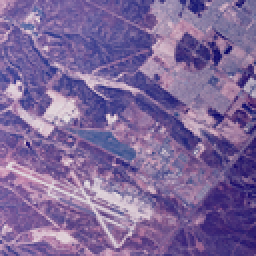
%> input picture img/2.1.01.tiff, 128 x 128 px, shrunk from 512 x 512 before the run (shown 2 times larger)
$ octave test_npcr_uaci.m   (GNU Octave 9; MATLAB toolbox functions it lacks are replaced by stand-ins)
%> lines starting %> are read from the running program, lines starting %| are printed output that depends on the picture; in (x1, y1, x2, y2) boxes, pixels count from 0 and x2, y2 are one past the last pixel; in counts of white or black regions, pixels touching at a corner belong together; the program's own positions count from 1; long printed decimals are rounded
### main/generate_chaos_01.m
function seq = generate_chaos_01(x0, r, M, N)
% 生成 z_encrypt / z_decrypt 使用的 M x N 混沌序列。
% 与 performance_test.m 中的局部函数保持一致。

total = M * N;
seq_length = total + 1000;
seq_vector = zeros(seq_length, 1);
seq_vector(1) = x0;

for k = 2:seq_length
    seq_vector(k) = mod(100 * sin((pi * seq_vector(k-1))^r) * ...
                        exp(26 * (1 - seq_vector(k-1))), 1);
end

seq_vector = seq_vector(1001:end);
seq_vector = seq_vector(1:total);
seq = reshape(seq_vector, [M, N]);
end

### main/CML.m
function result_matrix = CML(N, iterations, a, e, p, q, x1)
    % 初始化必要的变量
    L=N;
    % 总迭代次数 = 瞬态消除次数 + 需要保存的迭代次数
    transient_iterations = 1000;
    total_iterations = transient_iterations + iterations;

    result_matrix = zeros(N, iterations);

    % 进行迭代，先消除瞬态
    for iter = 1:total_iterations
        x_new1 = zeros(1, N); % 新的状态向量
        for i = 1:N
            left = mod(i-2, L) + 1;    % 左邻居
            right = mod(i, L) + 1;     % 右邻居
            j_idx = mod(1 * i + p * i, L) + 1;
            k_idx = mod(q * i + (p * q + 1) * i, L) + 1;

            % 应用自定义映射函数
            f_x_i = mod(100*sin((pi*x1(i))^a)*exp(26*(1-x1(i))), 1);
            f_x_neighbors = mod(100*sin((pi*sqrt(x1(left)*x1(j_idx)))^a)*exp(26*(1-sqrt(x1(left)*x1(j_idx)))), 1)...
                           + mod(100*sin((pi*sqrt(x1(right)*x1(k_idx)))^a)*exp(26*(1-sqrt(x1(right)*x1(k_idx)))), 1);

            % 更新状态
            x_new1(i) = (1 - e) * f_x_i + (e / 2) * f_x_neighbors;
        end

        x1 = x_new1;  % 更新状态
        e = 3.99 * e * (1 - e);  % 更新耦合参数

        % 只有在瞬态消除后，才将当前状态保存到 result_matrix 中
        if iter > transient_iterations
            result_matrix(:, iter - transient_iterations) = x1;
        end
    end
end

### main/generate_chaos_sequence.m
function chaos_sequence = generate_chaos_sequence(initial_key, r, length)
    chaos_sequence = zeros(1, length);

    % 初始化混沌系统
    x = initial_key;
    for i = 1:1000  % 瞬态消除
        x = mod(100 * sin((pi *  x)^r) * exp(26 * (1 -  x)), 1);
    end

    % 生成混沌序列
    for i = 1:length
        x = mod(100 * sin((pi *  x)^r) * exp(26 * (1 -  x)), 1);
        chaos_sequence(i) = x;
    end
end

### main/Generate_index_matrix.m
function [index_matrix1, index_matrix2, index_matrix3] = Generate_index_matrix(n, a, e, p, q, x1, big_chaotic_matrix)
%第 7 个可选参数 big_chaotic_matrix
% 如果传入预生成的混沌矩阵，则直接使用；否则内部生成

if nargin < 7 || isempty(big_chaotic_matrix)
    P = 5 * n;
    big_chaotic_matrix = CML(n, P, a, e, p, q, x1);
end

chaotic_matrix1 = big_chaotic_matrix(:, 1:n);
chaotic_matrix2 = big_chaotic_matrix(:, n+1:2*n);
chaotic_matrix3 = big_chaotic_matrix(:, 2*n+1:3*n);

element_sort_idx = zeros(n, n, 3);
for i = 1:n
    for j = 1:n
        elements = [chaotic_matrix1(i,j), chaotic_matrix2(i,j), chaotic_matrix3(i,j)];
        [~, sort_idx] = sort(elements);
        element_sort_idx(i,j,:) = sort_idx;
    end
end

index_matrix1 = zeros(n, n, 3);
index_matrix2 = zeros(n, n, 3);
index_matrix3 = zeros(n, n, 3);

% --- 索引矩阵 1 ---
flat_grad1 = chaotic_matrix1(:);
[~, sorted_grad_indices1] = sort(flat_grad1);
for idx = 1:length(sorted_grad_indices1)
    grad_idx1 = sorted_grad_indices1(idx);
    i = ceil(grad_idx1 / n);
    j = mod(grad_idx1 - 1, n) + 1;
    target_i = ceil(idx / n);
    target_j = mod(idx - 1, n) + 1;
    index_matrix1(target_i, target_j, :) = [i, j, element_sort_idx(target_i, target_j, 1)];
end

% --- 索引矩阵 2 ---
flat_grad2 = chaotic_matrix2(:);
[~, sorted_grad_indices2] = sort(flat_grad2);
for idx = 1:length(sorted_grad_indices2)
    grad_idx2 = sorted_grad_indices2(idx);
    i = ceil(grad_idx2 / n);
    j = mod(grad_idx2 - 1, n) + 1;
    target_i = ceil(idx / n);
    target_j = mod(idx - 1, n) + 1;
    index_matrix2(target_i, target_j, :) = [i, j, element_sort_idx(target_i, target_j, 2)];
end

% --- 索引矩阵 3 ---
flat_grad3 = chaotic_matrix3(:);
[~, sorted_grad_indices3] = sort(flat_grad3);
for idx = 1:length(sorted_grad_indices3)
    grad_idx3 = sorted_grad_indices3(idx);
    i = ceil(grad_idx3 / n);
    j = mod(grad_idx3 - 1, n) + 1;
    target_i = ceil(idx / n);
    target_j = mod(idx - 1, n) + 1;
    index_matrix3(target_i, target_j, :) = [i, j, element_sort_idx(target_i, target_j, 3)];
end

end

### main/z_encrypt.m
% function encrypted_img = z_encrypt(img, seq, z, BIG_NUMBER)
%     % 图像加密函数
%     % 输入:
%     %   img - 原始图像（灰度）
%     %   seq - 混沌序列矩阵，与图像同尺寸
%     %   z - 指数计算参数
%     %   BIG_NUMBER - 大数因子
%     % 输出:
%     %   encrypted_img - 加密后的图像
%
%     [M, N] = size(img);
%     encrypted_img = zeros(M, N, 'uint8');
%
%     for i = 1:M
%         for j = 1:N
%             % 原像素值
%             pixel = double(img(i, j));
%             % 混沌值
%             ck = seq(i, j);
%             % 计算扰动
%             exponent = ck;  % 直接用ck作为指数
%             t = z^(-exponent);
%             perturbation = mod(round(t * BIG_NUMBER), 256);
%             % 加密
%             enc_value = mod(pixel + perturbation, 256);
%             encrypted_img(i, j) = uint8(enc_value);
%         end
%     end
% end

function encrypted_img = z_encrypt(img, seq, z, BIG_NUMBER)
    % 彩色图像加密函数
    % 输入:
    %   img - 原始图像（彩色，M×N×3）
    %   seq - 混沌序列矩阵，与每个颜色通道同尺寸（M×N）
    %   z - 指数计算参数
    %   BIG_NUMBER - 大数因子
    % 输出:
    %   encrypted_img - 加密后的彩色图像

    [M, N, C] = size(img);

    % 检查是否为彩色图像
    if C ~= 3
        error('输入必须是彩色图像（3个通道）');
    end

    encrypted_img = zeros(M, N, C);

    % 对每个颜色通道分别加密
    for ch = 1:C
        for i = 1:M
            for j = 1:N
                % 原像素值
                pixel = double(img(i, j, ch));
                % 混沌值（每个通道使用相同的混沌序列）
                ck = seq(i, j);
                % 计算扰动
                exponent = ck;
                t = z^(-exponent);
               perturbation = mod(round(t * BIG_NUMBER), 256);
                % 加密
                enc_value = mod(pixel + perturbation, 256);
                encrypted_img(i, j, ch) = enc_value;
            end
        end
    end
end

### main/zhiluan.m
function [scrambled_rgb] = zhiluan(img,index_matrix1,index_matrix2,index_matrix3)

  [H, W, C] = size(img);
  imgR = img(:,:,1);
  imgG = img(:,:,2);
  imgB = img(:,:,3);
  N=H;
  % 初始化置乱后的图像
scrambled_R = zeros(N, N);
scrambled_G = zeros(N, N);
scrambled_B = zeros(N, N);

% 遍历每个位置
for i = 1:N
    for j = 1:N
        target_i1 = index_matrix1(i,j,1);  % 列排序索引
        target_j1 = index_matrix1(i,j,2);  % 行排序索引
        target_i2 = index_matrix2(i,j,1);
        target_j2 = index_matrix2(i,j,2);
        target_i3 = index_matrix3(i,j,1);
        target_j3 = index_matrix3(i,j,2);
        % 获取当前位置三个索引矩阵的第三个数据
        third_val1 = index_matrix1(i,j,3);  % 对应R通道的索引矩阵
        third_val2 = index_matrix2(i,j,3);  % 对应G通道的索引矩阵
        third_val3 = index_matrix3(i,j,3);  % 对应B通道的索引矩阵

        % 根据第三个数据的值决定像素值的来源
        % R通道置乱
        switch third_val1
            case 1
                scrambled_R(target_i1,target_j1) = imgR(i,j);  % 保持原R通道
            case 2
                scrambled_R(target_i1,target_j1) = imgG(i,j);  % 使用G通道
            case 3
                scrambled_R(target_i1,target_j1) = imgB(i,j);  % 使用B通道
        end

        % G通道置乱
        switch third_val2
            case 1
                scrambled_G(target_i2,target_j2) = imgR(i,j);  % 使用R通道
            case 2
                scrambled_G(target_i2,target_j2)  = imgG(i,j);  % 保持原G通道
            case 3
                scrambled_G(target_i2,target_j2)  = imgB(i,j);  % 使用B通道
        end

        % B通道置乱
        switch third_val3
            case 1
                scrambled_B(target_i3,target_j3) = imgR(i,j);  % 使用R通道
            case 2
                scrambled_B(target_i3,target_j3) = imgG(i,j);  % 使用G通道
            case 3
                scrambled_B(target_i3,target_j3) = imgB(i,j);  % 保持原B通道
        end
    end
end

% 组合置乱后的RGB图像
scrambled_rgb = cat(3, scrambled_R, scrambled_G, scrambled_B);

end

### main/kuosan.m
function [encrypted_image, laplace_map] = kuosan(original_image, main_key, mu, chaos_seq)


laplace_kernel = [0, 1, 0; 1, -4, 1; 0, 1, 0];
[H, W, ~] = size(original_image);

image_R = original_image(:,:,1);
image_G = original_image(:,:,2);
image_B = original_image(:,:,3);
img = [image_R, image_G, image_B];

laplace_map = conv2(img, laplace_kernel, 'same');
L_max = max(abs(laplace_map(:)));
if L_max == 0, L_max = 1; end

% 若未提供混沌序列，则内部生成
if nargin < 4 || isempty(chaos_seq)
    chaos_length = H * (3*W) * 2;
    chaos_seq = generate_chaos_sequence(main_key, mu, chaos_length);
end

[encrypted_image_zuhe] = laplace_diffusion_encrypt(...
    img, main_key, mu, laplace_map, L_max, chaos_seq);

encrypted_image_R = encrypted_image_zuhe(:, 1:H);
encrypted_image_G = encrypted_image_zuhe(:, H+1:H*2);
encrypted_image_B = encrypted_image_zuhe(:, 2*H+1:3*H);
encrypted_image = cat(3, encrypted_image_R, encrypted_image_G, encrypted_image_B);
end

### main/laplace_diffusion_encrypt.m
function encrypted_image = laplace_diffusion_encrypt(...
    original_image, main_key, mu, laplace_map, L_max, chaos_seq)
% Optimized implementation.
% The encryption scheme is unchanged; only type conversions and boundary
% checks inside the scanning loops are reduced.

[height, width] = size(original_image);
total_pixels = height * width;

if nargin < 6 || isempty(chaos_seq)
    chaos_length = total_pixels * 2;
    chaos_seq = generate_chaos_sequence(main_key, mu, chaos_length);
end

keys   = uint8(chaos_seq(1:total_pixels * 2) * 255);
absL   = uint8(mod(abs(laplace_map), 256));
border = uint8(main_key * 255);

P = uint8(original_image);
encrypted_image = zeros(height, width, 'uint8');

key_idx = 1;

% ---------- forward diffusion ----------
for i = 1:height
    if i == 1
        above = border * ones(1, width, 'uint8');
    else
        above = encrypted_image(i - 1, :);
    end

    left = border;

    for j = 1:width
        s = uint16(left) + uint16(above(j)) + uint16(absL(i, j));
        d = uint8(mod(s, 256));

        v = bitxor(bitxor(P(i, j), keys(key_idx)), d);
        encrypted_image(i, j) = v;

        left = v;
        key_idx = key_idx + 1;
    end
end

% ---------- backward diffusion ----------
for i = height:-1:1
    if i == height
        below = border * ones(1, width, 'uint8');
    else
        below = encrypted_image(i + 1, :);
    end

    right = border;

    for j = width:-1:1
        s = uint16(right) + uint16(below(j)) + uint16(absL(i, j));
        d = uint8(mod(s, 256));

        v = bitxor(bitxor(encrypted_image(i, j), keys(key_idx)), d);
        encrypted_image(i, j) = v;

        right = v;
        key_idx = key_idx + 1;
    end
end
end

### main/test_npcr_uaci.m
clear; close all; clc;

% 参数设置
x0 = 0.6;
r0 = 4;
z  = 0.6;
B  = 1e17;
a  = 5;
e  = 0.9;
p  = 13;
q  = 7;
main_key = 0.75;
mu = 4;

addpath('..\img');
img = uint8(imread('2.1.01.tiff'));
%> img is the input picture: size 128x128x3 uint8; mean R, G, B 125.8, 102.8, 153.9
M = size(img, 1);
%> M = 128
N = size(img, 2);
%> N = 128

rng(0);
x1 = rand(1, N);

seq = generate_chaos_01(x0, r0, M, N);
big_chaotic_matrix = CML(N, 5 * N, a, e, p, q, x1);
chaos_seq = generate_chaos_sequence(main_key, mu, 2 * M * (3 * N));
[im1, im2, im3] = Generate_index_matrix(N, a, e, p, q, x1, big_chaotic_matrix);
%> after the loop in Generate_index_matrix, `for idx = 1:length(sorted_grad_indices3)`:
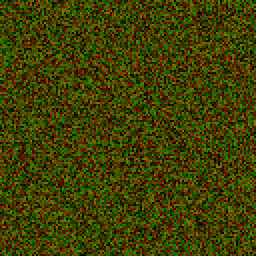
%> index_matrix3: size 128x128x3 double (shown 2 times larger); mean R, G, B 64.5, 64.5, 2; mean of the top-left, top-right, bottom-left and bottom-right quarters 43.7, 43.7, 43.7, 43.5

% 第一个像素加 1，构造仅一个像素不同的图像
img1 = img;
img2 = img;
old_value = img1(1, 1, :);
new_value = mod(old_value + 1, 255);
img2(1, 1, 1) = new_value(1);
%> img2: size 128x128x3 uint8; 0.01% of pixels changed, all inside (x1, y1, x2, y2) = (0, 0, 1, 1)
img2(1, 1, 2) = new_value(2);
%> img2: size 128x128x3 uint8; mean R, G, B 125.8, 102.8, 153.9; mean of the top-left, top-right, bottom-left and bottom-right quarters 130.8, 126.5, 140.5, 112.2
img2(1, 1, 3) = new_value(3);

% 加密两幅图像
C1_1 = z_encrypt(img1, seq, z, B);
%> after the loop in z_encrypt, `for ch = 1:C`:
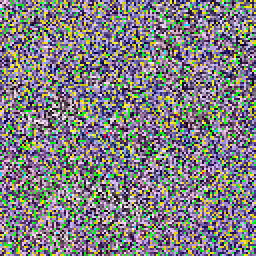
%> encrypted_img: size 128x128x3 double (shown 2 times larger); mean R, G, B 127.1, 126.5, 128.5
C2_1 = zhiluan(C1_1, im1, im2, im3);
%> after the loop in zhiluan, `for i = 1:N`:
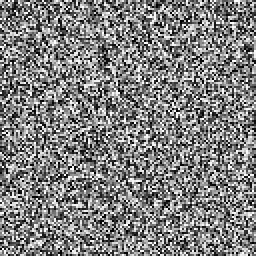
%> scrambled_B: size 128x128 double (shown 2 times larger); min 0, max 255, mean 127.8
%> after the loop in zhiluan, `for i = 1:N`:
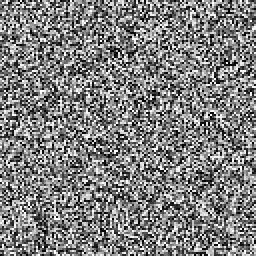
%> scrambled_G: size 128x128 double (shown 2 times larger); min 0, max 255, mean 127
%> after the loop in zhiluan, `for i = 1:N`:
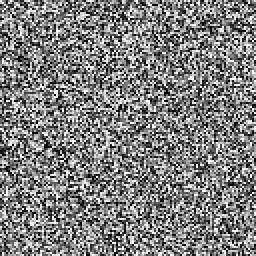
%> scrambled_R: size 128x128 double (shown 2 times larger); min 0, max 255, mean 127.3
[E1, laplace_map1] = kuosan(C2_1, main_key, mu, chaos_seq);

C1_2 = z_encrypt(img2, seq, z, B);
C2_2 = zhiluan(C1_2, im1, im2, im3);
[E2, laplace_map2] = kuosan(C2_2, main_key, mu, chaos_seq);
%> call 2 of laplace_diffusion_encrypt, with main_key = 0.75, mu = 4, L_max = 962
%> after the loop in laplace_diffusion_encrypt (call 2), `for i = height:-1:1`:
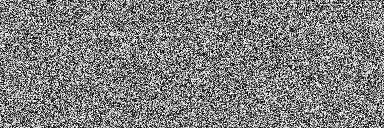
%> encrypted_image: size 128x384 uint8; min 0, max 255, mean 127.5

E1 = uint8(E1);
E2 = uint8(E2);

total_pixels = M * N;
npcrs = zeros(1, 3);
uacis = zeros(1, 3);

for ch = 1:3
    A = E1(:, :, ch);
    Bc = E2(:, :, ch);

    D = zeros(M, N);
    D(A ~= Bc) = 1;
    npcrs(ch) = sum(D(:)) / total_pixels * 100;

    diff = double(abs(int16(A) - int16(Bc)));
    uacis(ch) = sum(diff(:)) / (total_pixels * 255) * 100;
end
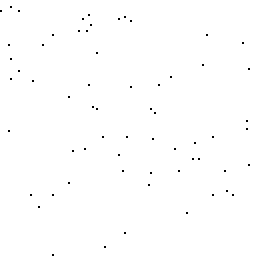
%> D: size 128x128 double (shown 2 times larger); values 0 (black) and 1 (white), 99.6% white; black in thin lines or dots

fprintf('\nNPCR/UACI 测试结果:\n');
fprintf('  NPCR: R=%.6f%%  G=%.6f%%  B=%.6f%%  平均=%.6f%%\n', ...
        npcrs(1), npcrs(2), npcrs(3), mean(npcrs));
%|   NPCR: R=99.597%  G=99.670%  B=99.615%  平均=99.628%
fprintf('  UACI: R=%.6f%%  G=%.6f%%  B=%.6f%%  平均=%.6f%%\n', ...
        uacis(1), uacis(2), uacis(3), mean(uacis));
%|   UACI: R=33.387%  G=33.520%  B=33.662%  平均=33.523%
